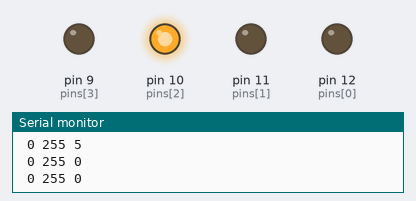
Recording of a sketch running on a simulated Arduino Uno, built with avr-gcc and run on an emulated ATmega328P. On the bench: output pins drawn as LEDs (lit = HIGH), the last lines printed to the serial monitor. Pins used as bus, display or sensor lines are not drawn.

Above: at 7.7 s.
At 15.4 s:
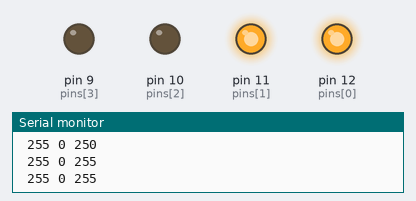
At 29.6 s:
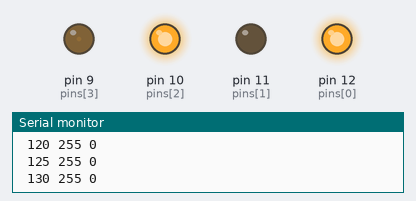
At 37.3 s:
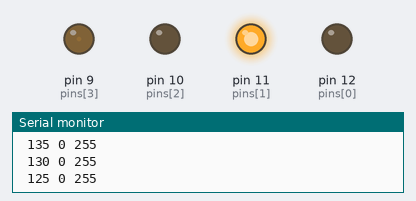
Timing chart, 0 to 40.0 s (numbered marks = the images above):
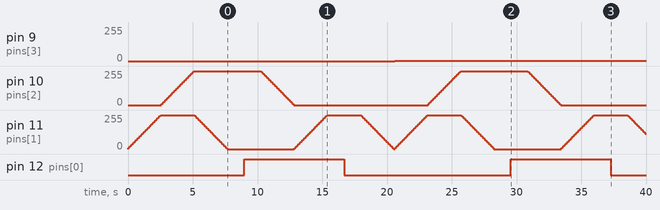

Measured:
- by itself, pin 9 (pins[3]): 0/255 → 1/255 at 20.6 s
- by itself, pin 12 (pins[0]): alternates HIGH for 7.7 s and LOW for 12.9 s

The sketch:

ledStripStringContrV2.ino
```cpp
/*
 * Changelog
 * moved LED strip pins into an array
 * moved fade values into an array corisponding with LED strip pin array
 * made pinFader to manage LED fadeing value and output levels
 */

//power for led strip and led string
int power = 13;

//array test for pins and values
//green 12,0 blue 11,1 red 10,2 led 9,3
int pins[4] = {12, 11, 10, 9};
int pinV[4] = {0, 0, 0, 255};

//brightness and fade speed for vilage
int brightness = 0;
int fadeAmount = 1;


void setup() {
  // declare pin 9-13 to be an output:
  pinMode(power, OUTPUT);
  pinMode(pins[0], OUTPUT);
  pinMode(pins[1], OUTPUT);
  pinMode(pins[2], OUTPUT);
  pinMode(pins[3], OUTPUT);

  //provide power to led strip
  analogWrite(power, 255);
  Serial.begin(19200);
}

void pinFader(int pin, int value) {
  if (pinV[pin] < value) {
    do {
      pinV[pin] = pinV[pin] + 5;
      analogWrite(pins[pin], pinV[pin]);

       //for information on pin levels
        Serial.print(pinV[2]);
        Serial.print(" ");
        Serial.println(pinV[1]);
        Serial.print(" ");
        Serial.print(pinV[0]);
        Serial.print(" ");
      delay(50);
    } while (pinV[pin] < value);
  }
  if (pinV[pin] > value) {
    do {
      pinV[pin] = pinV[pin] - 5;
      analogWrite(pins[pin], pinV[pin]);
        //for information on pin levels
      Serial.print(pinV[2]);
      Serial.print(" ");
      Serial.println(pinV[1]);
      Serial.print(" ");
      Serial.print(pinV[0]);
      Serial.print(" ");
       delay(50);
    } while (pinV[pin] > value);
  }
}

void loop() {
  // set the brightness of pin 9 led string and change the strip color:
  analogWrite(pins[3], brightness);
  analogWrite(power, 255);

  // change the brightness and led strip color for next time through the loop:
  brightness = brightness + fadeAmount;

//green 12,1 blue 11,0 red 10,2 led 9,3
  pinFader(1, 255); //no green
  pinFader(2, 255); //no red
  pinFader(1, 0); //green on
  pinFader(0, 255); //no blue
  pinFader(2, 0);   //red on
  pinFader(1, 255); //no green
  pinFader(0, 0);   //blue on
  pinFader(1, 0);   //green on


  // reverse the direction of the fading at the ends of the fade:
  if (brightness <= 0 || brightness >= 255) {
    fadeAmount = -fadeAmount;

  }

  // wait for x milliseconds to see the dimming effect
  delay(40);

}
```
